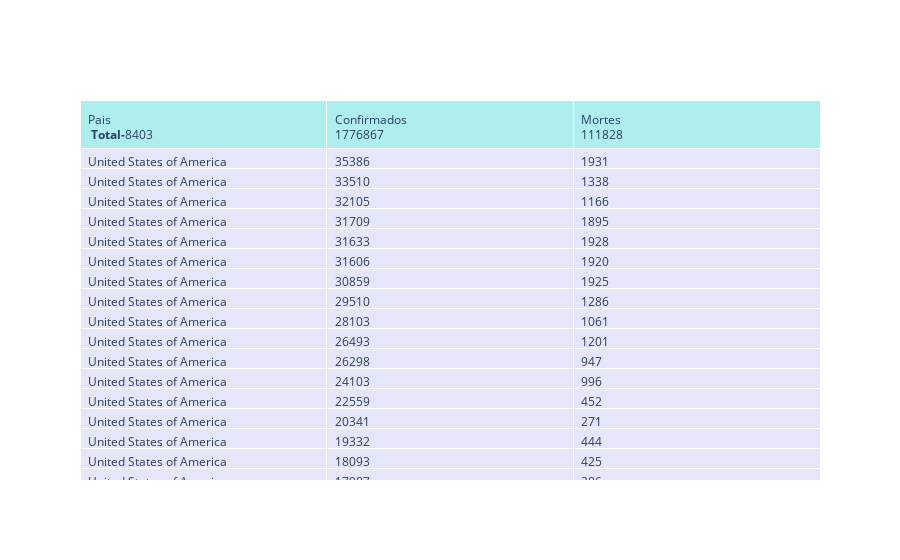

Notebook code for this chart:
### Code cell
ordenadomundo= mundo.sort_values(by='confirmados',ascending=False)
mundo.groupby('sigla')
# '<b>Data-</b>'+ str(rs.date.unique())
fig = go.Figure(data=[go.Table(
    header=dict(values=['<br>Pais</br> <b>Total-</b>'+str(ordenadomundo.pais.size),
                        '<br>Confirmados</br>'+str(ordenadomundo.confirmados.astype(int).agg(sum)),
                       # '<br>Novos Casos</br>'+str(mundo.confirmadosAcumulado.astype(int).agg(sum)),
                        '<br>Mortes</br>'+str(ordenadomundo.mortes.astype(int).agg(sum)),
                        #'<br>Novas Mortes</br>'+str(mundo.mortesAcumuladas.astype(int).agg(sum))
                       ],
                fill_color='paleturquoise',
                align='left'),
    cells=dict(values=[ordenadomundo.pais, ordenadomundo.confirmados,ordenadomundo.mortes],
               fill_color='lavender',
               align='left'))
])

fig.show()

### Figure 1 — Plotly figure (JSON) as saved in the notebook; plotly's stock layout.template omitted (floating-point values rounded to 4 significant figures; data arrays with more than 128 entries replaced by an {"elided": "..."} marker saying what was removed)
{"data": [{"cells": {"align": "left", "fill": {"color": "lavender"}, "values": {"elided": "3x8403 mixed values"}}, "header": {"align": "left", "fill": {"color": "paleturquoise"}, "values": ["<br>Pais</br> <b>Total-</b>8403", "<br>Confirmados</br>1776867", "<br>Mortes</br>111828"]}, "type": "table"}], "layout": {}}
